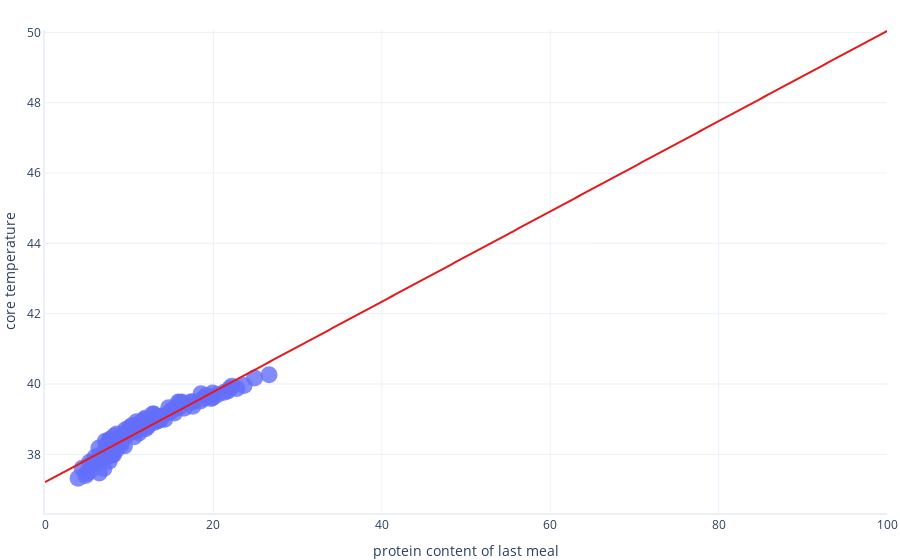

Source (notebook cell):
### Markdown cell above
That's a better R<sup>2</sup> score than the one obtained from the previous model - great! We can now confidently tell our vet to prioritize dogs who ate a high protein diet the night before. 

## Extrapolating

Let's see what happens if we extroplate our data. We would like to see if dogs that ate meals even higher in protein are expected to get even sicker.

Let's start with the _linear regression_. We can set what range we would like to extrapolate our data over by using the `x_range` argument in the plotting function. Let's extrapolate over the range `[0,100]`:

### Code cell
# Show an extrapolated graph of the linear model
graphings.scatter_2D(dataset, label_x="protein_content_of_last_meal", 
                             label_y="core_temperature",
                             # We extrapolate over the following range
                             x_range = [0,100],
                             trendline=lambda x: simple_model.params[1] * x + simple_model.params[0])
